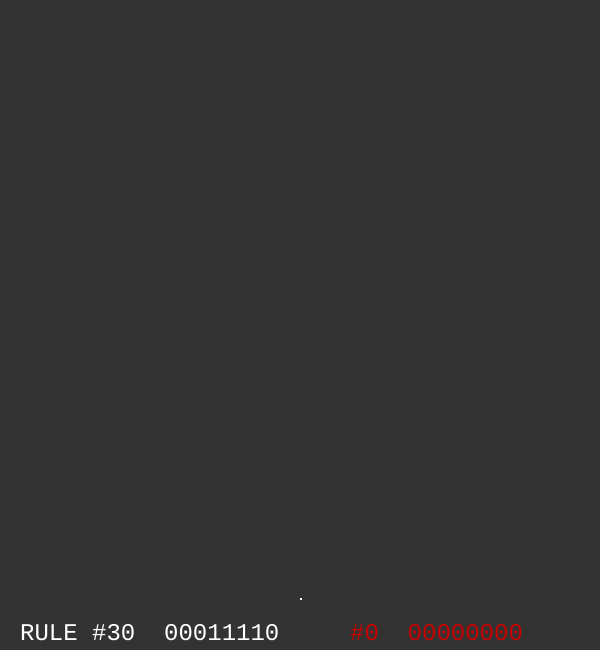
Frame 1 (no input)
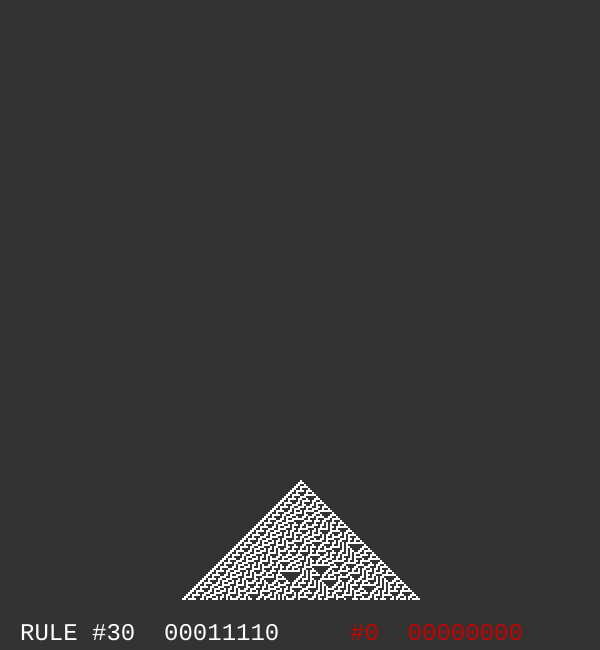
Frame 60 (no input)
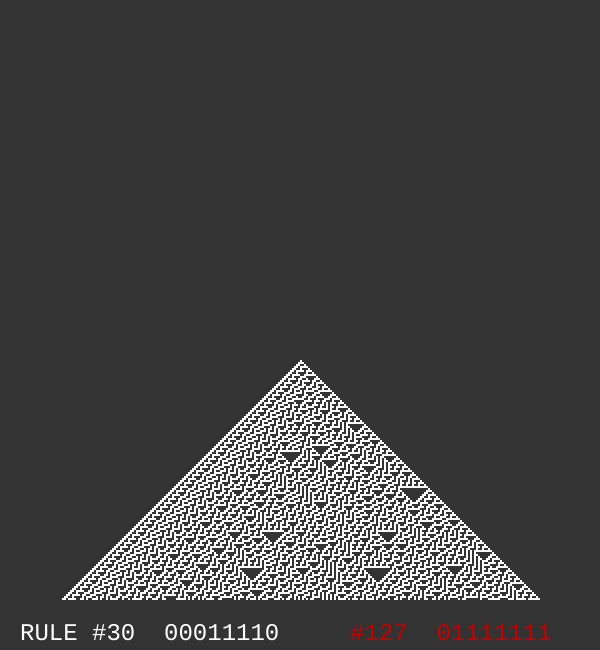
Frame 120 (the mouse pressed at the canvas centre since frame 60)

The p5.js sketch that drew these frames (run headless with seeded random() and noise() and a simulated clock; from frame 60 on, the mouse is pressed at the canvas centre):

// p5.js sketch
// ── sketch.js
let ca, actualH = 600, cellSz = 2;

function setup() {
  createCanvas(600, 650);
  frameRate(30);
  textSize(24);
  noStroke();
  textFont('courier');
  ca = new CellularAutomaton(30);
}

function draw() {

  background(51);
  ca.display();
  ca.generate();
  
  fill(255);
  text('RULE #' + ca.num + '  ' + ca.rule.join(''), 20, height - 10);
  
  pos = constrain(floor(lerp(0, 255, mouseX/width)),0,255); 
  fill(200,0,0);
  text('#'+ pos + '  '+decToBin(pos), width-250, height - 10);
}

function mouseClicked() {
  loop();
  ca.restart(pos);
}

function keyPressed() {
  ca.restart(++ca.num%255);
}

class CellularAutomaton {

  constructor(r) {
    this.gen = 0;
    this.w = cellSz;
    this.cols = floor(width / this.w);
    this.rows = floor(actualH / this.w);
    this.matrix = new Array(this.cols);
    for (let i = 0; i < this.cols; i++) {
      this.matrix[i] = new Array(this.rows);
    }
    this.restart(r);
  }

  restart(r) {
    if (r < 0 || r > 255) Error('Bad rule: '+r);
    this.num = r;
    this.rule = decToBinArr(r);
    for (let i = 0; i < this.cols; i++) {
      for (let j = 0; j < this.rows; j++) {
        this.matrix[i][j] = 0;
      }
    }
    this.matrix[this.cols / 2][0] = 1;
    this.gen = 0;
  }

  generate() {
    for (let i = 0; i < this.cols; i++) {
      let left = this.matrix[(i + this.cols - 1) % this.cols][this.gen % this.rows];
      let self = this.matrix[i][this.gen % this.rows]; // Current state
      let right = this.matrix[(i + 1) % this.cols][this.gen % this.rows];
      this.matrix[i][(this.gen + 1) % this.rows] = this.doRule(left, self, right);
    }
    this.gen++;
  }

  display() {
    fill(255);
    let offset = this.gen % this.rows;
    for (let i = 0; i < this.cols; i++) {
      for (let j = 0; j < this.rows; j++) {
        let y = j - offset;
        if (y <= 0) y = this.rows + y;
        if (this.matrix[i][j] == 1) {
          rect(i * this.w, (y - 1) * this.w, this.w, this.w);
        }
      }
    }
  }

  doRule(left, self, right) {
    let s = "" + left + self + right; // eg "010"
    let index = parseInt(s, 2); 
    return this.rule[7-index]; // count from right
  }
  
  finished() {
    return this.gen > floor(actualH / this.w);
  }
}
  
function decToBin(num) { // for num < 256
  let n = num.toString(2);
  while (n.length < 8)n = '0' + n;
  return n;
}

function decToBinArr(num) { // for num < 256
  return decToBin(num).split('');
}

function binToDec(bnum) {
  return parseInt(bnum, 2);
}
